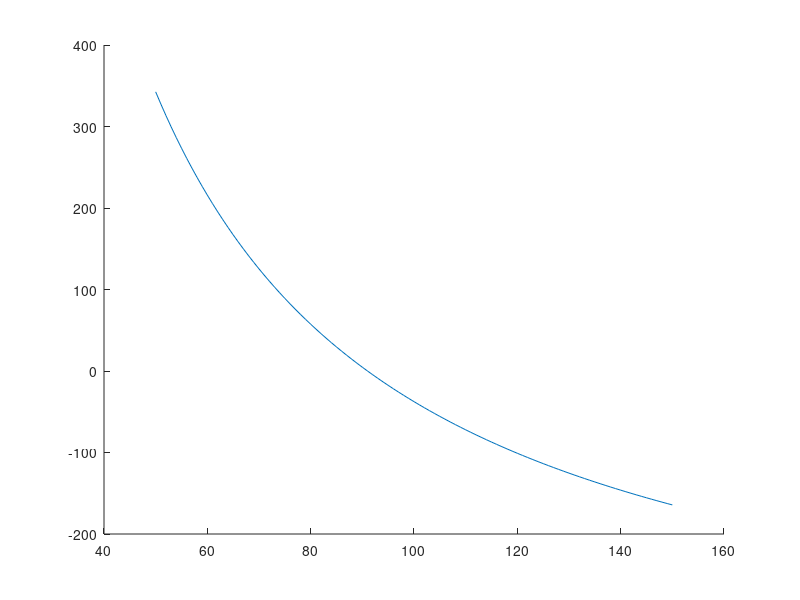

This chart was generated by the following MATLAB code: (Note: this script raises an error after producing the figure.)
close all
clear

F=50000;
br=100; %mm
b=19; %mm
h=70; %mm
r=[50:1:150]; %mm
M=F*br; %Nmm
e=9;
Rn=91; %mm
area=b*h; %mm^2
sigmaNorma=F/area;
sigma=((M/(area*e))*((Rn-(r)))./r);
figure;
hold on
plot(r,sigma);
sigmaIn=((M/(area*e))*((Rn-(50)))/50);
sigmaOut=((M/(area*e))*((Rn-(150)))/150);
disp('Tensione intradosso: ' + string(sigmaNorma+sigmaIn));
disp('Tensione estradosso: ' + string(sigmaNorma+sigmaOut));